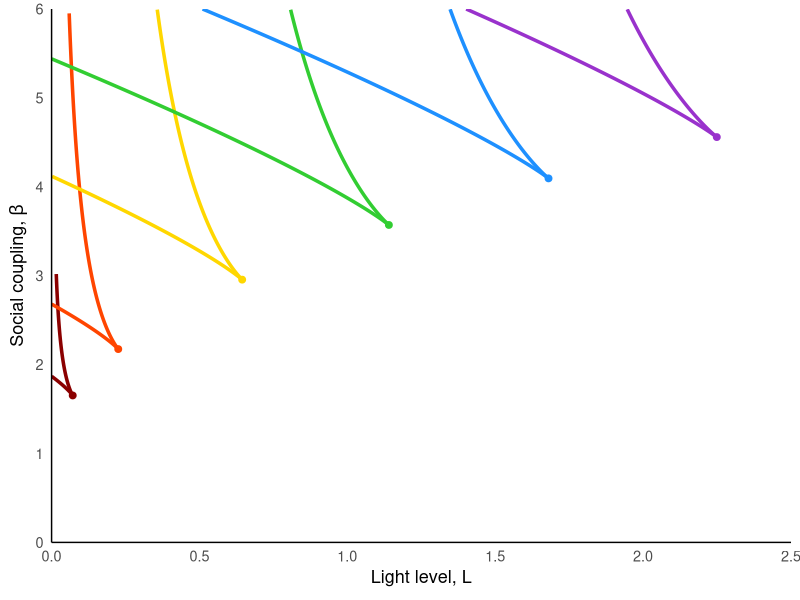
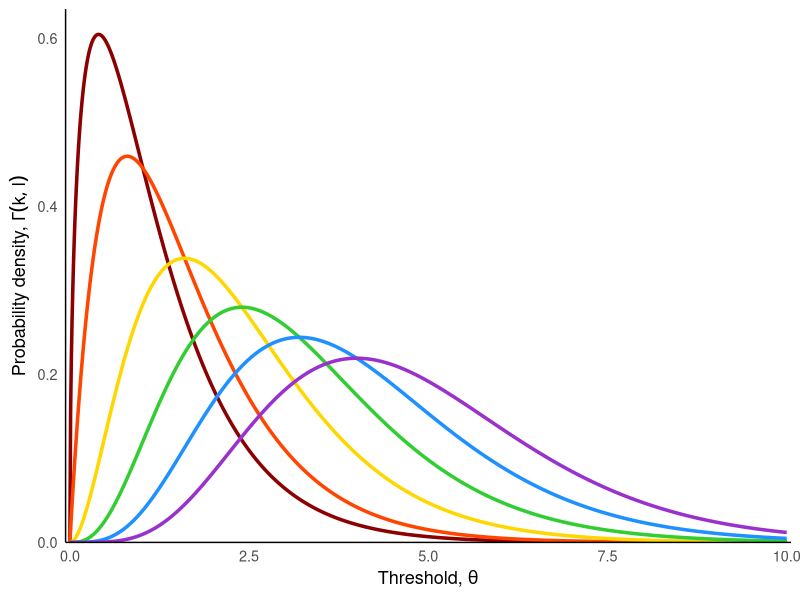
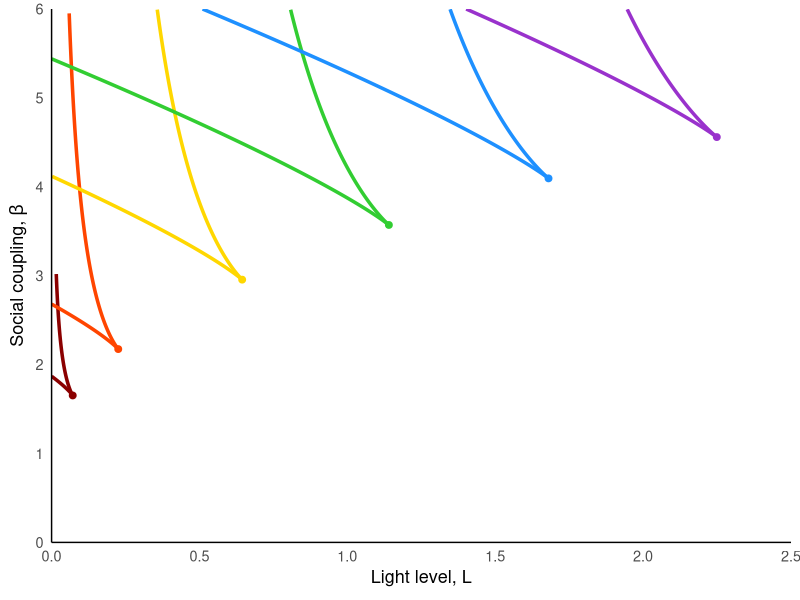
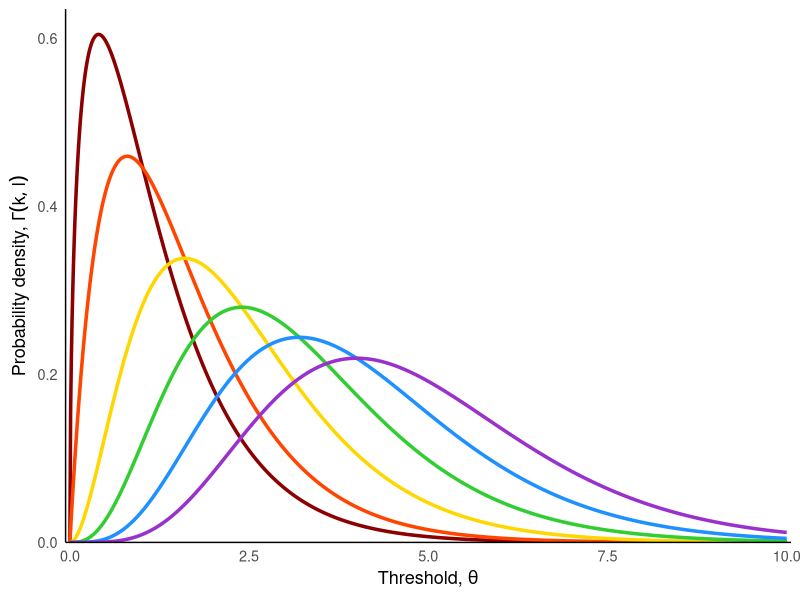

These figures' R source, in order:
library(ggplot2)
library(dplyr)

# -------------------------------
# Parameters
# -------------------------------
alpha <- 1
L_max <- 2.5
beta_max <- 6

# -------------------------------
# Function to compute fold curve branches
# -------------------------------
compute_fold_branches <- function(shape, scale, alpha = 1, L_max = 1.5, beta_max = 6) {
  
  # Local gamma PDF & CDF functions
  f_gamma_local <- function(z) dgamma(z, shape = shape, scale = scale)
  F_gamma_local <- function(z) pgamma(z, shape = shape, scale = scale)
  
  # Local fold curve functions
  beta_of_z_local <- function(z) 1 / f_gamma_local(z)
  L_of_z_local <- function(z) (z - F_gamma_local(z)/f_gamma_local(z)) / alpha
  
  # Generate fold curve
  z_vals <- seq(0.05, 10, length.out = 8000)
  curve <- data.frame(
    z = z_vals,
    L = L_of_z_local(z_vals),
    beta = beta_of_z_local(z_vals)
  ) |> filter(L >= 0, L <= L_max, beta >= 0, beta <= beta_max)
  
  # Split at cusp
  z_c <- (shape - 1) * scale
  lower_branch <- curve |> filter(z <= z_c) |> arrange(L)
  upper_branch <- curve |> filter(z >= z_c) |> arrange(desc(L))
  
  # Return list with branches and cusp info
  list(
    lower_branch = lower_branch,
    upper_branch = upper_branch,
    z_cusp = z_c,
    L_cusp = L_of_z_local(z_c),
    beta_cusp = beta_of_z_local(z_c)
  )
}

# -------------------------------
# Gamma PDF & CDF
# -------------------------------
f_gamma <- function(z) dgamma(z, shape = shape, scale = scale)
F_gamma <- function(z) pgamma(z, shape = shape, scale = scale)

# -------------------------------
# Fold curve
# -------------------------------
beta_of_z <- function(z) 1 / f_gamma(z)
L_of_z <- function(z) (z - F_gamma(z)/f_gamma(z)) / alpha

# Compute branches using the function
branches1 <- compute_fold_branches(1.5, 0.8, alpha, L_max, beta_max)
lower_branch1 <- branches1$lower_branch
upper_branch1 <- branches1$upper_branch
L_cusp1 <- branches1$L_cusp
beta_cusp1 <- branches1$beta_cusp

# Compute branches using the function
branches2 <- compute_fold_branches(2, 0.8, alpha, L_max, beta_max)
lower_branch2 <- branches2$lower_branch
upper_branch2 <- branches2$upper_branch
L_cusp2 <- branches2$L_cusp
beta_cusp2 <- branches2$beta_cusp

# Compute branches using the function
branches3 <- compute_fold_branches(3, 0.8, alpha, L_max, beta_max)
lower_branch3 <- branches3$lower_branch
upper_branch3 <- branches3$upper_branch
L_cusp3 <- branches3$L_cusp
beta_cusp3 <- branches3$beta_cusp

# Compute branches using the function
branches4 <- compute_fold_branches(4, 0.8, alpha, L_max, beta_max)
lower_branch4 <- branches4$lower_branch
upper_branch4 <- branches4$upper_branch
L_cusp4 <- branches4$L_cusp
beta_cusp4 <- branches4$beta_cusp

# Compute branches using the function
branches5 <- compute_fold_branches(5, 0.8, alpha, L_max, beta_max)
lower_branch5 <- branches5$lower_branch
upper_branch5 <- branches5$upper_branch
L_cusp5 <- branches5$L_cusp
beta_cusp5 <- branches5$beta_cusp

# Compute branches using the function
branches6 <- compute_fold_branches(6, 0.8, alpha, L_max, beta_max)
lower_branch6 <- branches6$lower_branch
upper_branch6 <- branches6$upper_branch
L_cusp6 <- branches6$L_cusp
beta_cusp6 <- branches6$beta_cusp

# -------------------------------
# Plot
# -------------------------------
# Define rainbow color palette (red to violet, darkest to lightest)
rainbow_colors <- c("#8B0000", "#FF4500", "#FFD700", "#32CD32", "#1E90FF", "#9932CC")
shape_values <- c(1.5, 2, 3, 4, 5, 6)

# Create legend data
legend_data <- data.frame(
  x = rep(0.1, 6),
  y = seq(5.5, 3.0, length.out = 6),
  shape = shape_values,
  color = rainbow_colors
)

ggplot() +
  
  # fold curves with different rainbow shades
  geom_path(data = lower_branch1, aes(L, beta), colour = rainbow_colors[1], linewidth = 1.2) +  # Dark red, k=1.5
  geom_path(data = upper_branch1, aes(L, beta), colour = rainbow_colors[1], linewidth = 1.2) +
  geom_path(data = lower_branch2, aes(L, beta), colour = rainbow_colors[2], linewidth = 1.2) +  # Orange red, k=2
  geom_path(data = upper_branch2, aes(L, beta), colour = rainbow_colors[2], linewidth = 1.2) +
  geom_path(data = lower_branch3, aes(L, beta), colour = rainbow_colors[3], linewidth = 1.2) +  # Gold, k=3
  geom_path(data = upper_branch3, aes(L, beta), colour = rainbow_colors[3], linewidth = 1.2) +
  geom_path(data = lower_branch4, aes(L, beta), colour = rainbow_colors[4], linewidth = 1.2) +  # Lime green, k=4
  geom_path(data = upper_branch4, aes(L, beta), colour = rainbow_colors[4], linewidth = 1.2) +
  geom_path(data = lower_branch5, aes(L, beta), colour = rainbow_colors[5], linewidth = 1.2) +  # Dodger blue, k=5
  geom_path(data = upper_branch5, aes(L, beta), colour = rainbow_colors[5], linewidth = 1.2) +
  geom_path(data = lower_branch6, aes(L, beta), colour = rainbow_colors[6], linewidth = 1.2) +  # Dark orchid, k=6
  geom_path(data = upper_branch6, aes(L, beta), colour = rainbow_colors[6], linewidth = 1.2) +
  
  # cusp points with matching rainbow shades
  geom_point(aes(x = L_cusp1, y = beta_cusp1), colour = rainbow_colors[1], size = 2) +
  geom_point(aes(x = L_cusp2, y = beta_cusp2), colour = rainbow_colors[2], size = 2) +
  geom_point(aes(x = L_cusp3, y = beta_cusp3), colour = rainbow_colors[3], size = 2) +
  geom_point(aes(x = L_cusp4, y = beta_cusp4), colour = rainbow_colors[4], size = 2) +
  geom_point(aes(x = L_cusp5, y = beta_cusp5), colour = rainbow_colors[5], size = 2) +
  geom_point(aes(x = L_cusp6, y = beta_cusp6), colour = rainbow_colors[6], size = 2) +
  

  # # labels on cusp points
  # geom_text(aes(x = L_cusp1-0.05, y = beta_cusp1-0.2), 
  #          label = "atop(italic(k)==4.0, italic(l)==0.8)",
  #          colour = "black", size = 3, hjust = 0, parse = TRUE) +
  # geom_text(aes(x = L_cusp2-0.05, y = beta_cusp2-0.2), 
  #          label = "atop(italic(k)==1.5, italic(l)==2.1)", 
  #          colour = "black", size = 3, hjust = 0, parse = TRUE) +
  # geom_text(aes(x = L_cusp3-0.05, y = beta_cusp3-0.2), 
  #          label = "atop(italic(k)==2.0, italic(l)==1.6)", 
  #          colour = "black", size = 3, hjust = 0, parse = TRUE) +
  # geom_text(aes(x = L_cusp4-0.05, y = beta_cusp4-0.2), 
  #          label = "atop(italic(k)==8.0, italic(l)==0.4)", 
  #          colour = "black", size = 3, hjust = 0, parse = TRUE) +
  # geom_text(aes(x = L_cusp5-0.05, y = beta_cusp5-0.2), 
  #          label = "atop(italic(k)==16, italic(l)==0.2)", 
  #          colour = "black", size = 3, hjust = 0, parse = TRUE) +
  # geom_text(aes(x = L_cusp6-0.05, y = beta_cusp6-0.2), 
  #          label = "atop(italic(k)==1.2, italic(l)==2.7)", 
  #          colour = "black", size = 3, hjust = 0, parse = TRUE) +
  # axes
  coord_cartesian(xlim = c(0, L_max), ylim = c(0, beta_max)) +
  scale_x_continuous(expand = c(0, 0)) +
  scale_y_continuous(expand = c(0, 0)) +
  labs(x = expression("Light level, " * L), y = expression("Social coupling, " * beta)) +
  theme_minimal(base_size = 13) +
  theme(panel.grid.major = element_blank(),
    panel.grid.minor = element_blank(),
    axis.line = element_line(color = "black", size = 0.5))


ggsave("Vary parameters/analytic_number_of_fps_vary_params_shape.pdf", width = 7, height = 7)

# -------------------------------
# Plot underlying gamma distributions
# -------------------------------

# Create data for plotting gamma PDFs
z_range <- seq(0, 10, length.out = 1000)

# Generate gamma PDF data for each parameter set
gamma_data <- data.frame(
  z = rep(z_range, 6),
  density = c(
    dgamma(z_range, shape = 1.5, scale = 0.8),      # branches1
    dgamma(z_range, shape = 2, scale = 0.8),  # branches2  
    dgamma(z_range, shape = 3, scale = 0.8),      # branches3
    dgamma(z_range, shape = 4, scale = 0.8),      # branches4
    dgamma(z_range, shape = 5, scale = 0.8),    # branches5
    dgamma(z_range, shape = 6, scale = 0.8)   # branches6
  ),
  group = rep(c("k=1.5, θ=0.8", "k=2.0, θ=0.8", "k=3.0, θ=0.8", 
                "k=4.0, θ=0.8", "k=5.0, θ=0.8", "k=6.0, θ=0.8"), each = length(z_range)),
  color_index = rep(c(1, 2, 3, 4, 5, 6), each = length(z_range))
)

# Create data for gamma distribution labels
gamma_labels <- data.frame(
  x = c(max(0, (1.5-1)*0.8) + 0.3,
        max(0, (2-1)*0.8) + 0.3,
        max(0, (3-1)*0.8) + 0.3,
        max(0, (4-1)*0.8) + 0.3,
        max(0, (5-1)*0.8) + 0.3,
        max(0, (6-1)*0.8) + 0.3),
  y = c(dgamma(max(0.01, (1.5-1)*0.8), shape = 1.5, scale = 0.8) + 0.05,
        dgamma(max(0.01, (2-1)*0.8), shape = 2, scale = 0.8) + 0.05,
        dgamma(max(0.01, (3-1)*0.8), shape = 3, scale = 0.8) + 0.05,
        dgamma(max(0.01, (4-1)*0.8), shape = 4, scale = 0.8) + 0.05,
        dgamma(max(0.01, (5-1)*0.8), shape = 5, scale = 0.8) + 0.05,
        dgamma(max(0.01, (6-1)*0.8), shape = 6, scale = 0.8) + 0.05),
  label = c("atop(italic(k)==1.5, theta==0.8)",
            "atop(italic(k)==2.0, theta==0.8)",
            "atop(italic(k)==3.0, theta==0.8)",
            "atop(italic(k)==4.0, theta==0.8)",
            "atop(italic(k)==5.0, theta==0.8)",
            "atop(italic(k)==6.0, theta==0.8)"),
  color = rainbow_colors
)

# Create the gamma distribution plot with legend
p_gamma <- ggplot(gamma_data, aes(x = z, y = density, color = factor(color_index))) +
  geom_line(linewidth = 1.2) +
  scale_color_manual(values = setNames(rainbow_colors, as.character(1:6))) +

  
  labs(x = expression("Threshold, " * theta), 
       y = expression("Probability density, " * Gamma(k, l))) +
  theme_minimal(base_size = 13) +
  theme(
    panel.grid.major = element_blank(),
    panel.grid.minor = element_blank(),
    axis.line = element_line(color = "black", size = 0.5),
    legend.position = "none"
  ) +
  coord_cartesian(xlim = c(0, 10), ylim = c(0, max(gamma_data$density) * 1.05))+
  scale_x_continuous(expand = c(0, 0.06)) +
  scale_y_continuous(expand = c(0, 0))

print(p_gamma)
ggsave("Vary parameters/gamma_distributions_vary_params_shape.pdf", plot = p_gamma, width = 7, height = 7)
